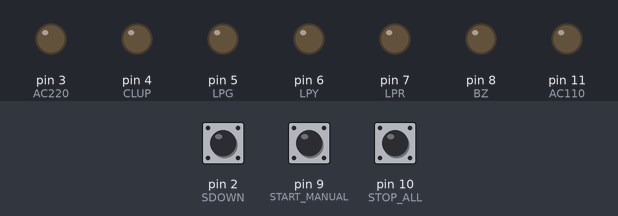
Simulated run of this sketch. Board: Arduino Uno, built with avr-gcc and run on an emulated ATmega328P. On the bench: output pins drawn as LEDs (lit = HIGH). Inputs (shaded band) come from the test bench; at power-on: pin 2 (SDOWN) HIGH, pin 9 (START_MANUAL) HIGH, pin 10 (STOP_ALL) HIGH. What the sketch prints to the serial monitor is not drawn.

Above: at 0.09 s.
At 1.2 s:
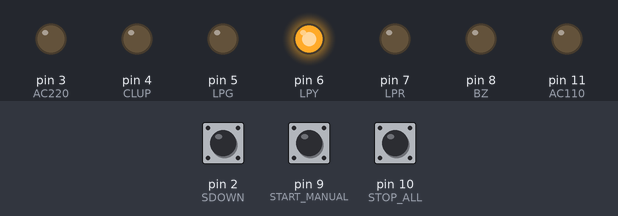
1.3 s: pin 2 (SDOWN) pulled LOW for 1 s
3.8 s: pin 9 (START_MANUAL) pulled LOW for 1 s
6.5 s: pin 10 (STOP_ALL) pulled LOW for 1 s
9.1 s: pin 2 (SDOWN) pulled LOW for 1 s
11.6 s: pin 9 (START_MANUAL) pulled LOW for 1 s
14.4 s: pin 10 (STOP_ALL) pulled LOW for 1 s
Timing chart, 0 to 17.4 s (numbered marks = the images above; inputs shaded):
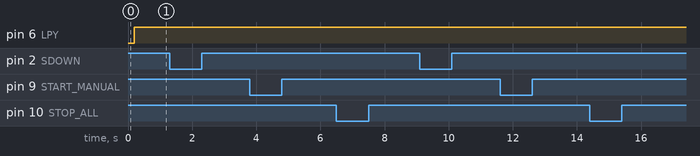

Measured:
- after the input at 1.3 s, every drawn part: stays the same
- after the input at 3.8 s, every drawn part: stays the same
- after the input at 6.5 s, every drawn part: stays the same
- after the input at 9.1 s, every drawn part: stays the same
- after the input at 11.6 s, every drawn part: stays the same
- after the input at 14.4 s, every drawn part: stays the same

The sketch:

SystemIO.ino
```cpp
#include "io_pin.h"

void setup() {
  SetSystemIOPinMode();
}

void loop() {
  // Sample inputs (debounced), send on change, and periodically re-send (polling flag).
  CollectInput();
}

// Parse incoming CMD_OUTPUT frames: fixed 6 bytes [STX OPCODE KEY VALUE CRC ETX].
// Reads one contiguous burst (bounded inter-byte wait), scans it, applies + ACKs each valid output frame.
void serialEvent() {
  uint8_t buf[64];
  int len = 0;
  while (len < (int)sizeof(buf)) {
    if (Serial.available()) {
      buf[len++] = Serial.read();
    } else {
      delayMicroseconds(1500);          // wait ~1.4 byte-times (9600 baud) for the next byte
      if (!Serial.available()) break;   // inter-byte gap -> end of burst
    }
  }
  if (len < 6) return;

  for (int i = 0; i + 5 < len; i++) {
    if (buf[i] != STX) continue;
    int end = i + 5;                     // ETX index
    if (buf[end] != ETX) continue;
    uint8_t crc = (uint8_t)(buf[i] ^ buf[i + 1] ^ buf[i + 2] ^ buf[i + 3]);
    if (crc != buf[i + 4]) continue;     // bad CRC -> ignore
    if (buf[i + 1] == CMD_OUTPUT) handleOutput(buf[i + 2], buf[i + 3]);
    i = end;                             // continue scanning after this frame
  }
}
```

io_pin.h
```cpp
#define SDOWN 2         // sensor bottom level aka start signal
#define AC220 3         // A site 220V power
#define AC110 11        // A site 110V power
#define START_MANUAL 9  // Button for manual only
#define STOP_ALL 10     // Button for both manual and auto
#define CLUP 4          // Cilynder Up control aka reset
#define LPY 6           // Tower lamp yellow
#define LPG 5           // Tower lamp green
#define LPR 7           // Tower lamp red
#define BZ 8            // Tower lamp buzzer

// ================= System-board protocol (v2) - MUST match SystemComunication.cs on the PC =================
// Fixed 6-byte frame, ONE signal each:  [STX][OPCODE][KEY][VALUE][CRC][ETX]
//   STX = 0x02, ETX = 0x03
//   CRC = XOR of STX ^ OPCODE ^ KEY ^ VALUE
// Bad CRC / bounds -> PC drops the frame and logs (CRC NG).
#define STX 0x02
#define ETX 0x03
#define CMD_INPUT 0x49   // board -> PC : one input state, on change (+ optional periodic re-send)
#define CMD_OUTPUT 0x4F  // PC -> board : one output to write
#define CMD_ACK 0x41     // board -> PC : reply to a CMD_OUTPUT - ONLY ever sent from handleOutput()
#define CMD_VAL 0x53     // board -> PC : the level a pin was actually driven to - sent by writeOutput()

// Input keys (board -> PC). This board only reports SS_DOWN + the two buttons; the rest are reserved on the PC.
#define KEY_SS_DOWN 0x01
#define KEY_BTN_START 0x03
#define KEY_BTN_STOP 0x04
// Output keys (PC -> board).
#define KEY_CLUP 0x01  // MainUP / cylinder up (reset)
#define KEY_AC110 0x02
#define KEY_AC220 0x03
#define KEY_LPR 0x04
#define KEY_LPY 0x05
#define KEY_LPG 0x06
#define KEY_BZ 0x07

// Optional periodic re-send ("polling flag"): re-send every input (one frame each) every POLLING_INTERVAL_MS
// as a heartbeat / re-sync / connect-liveness signal, on top of the on-change sends. 0 = pure on-change.
#define POLLING_ENABLED 1
#define POLLING_INTERVAL_MS 1000

void SetSystemIOPinMode() {
  Serial.begin(9600);
  pinMode(SDOWN, INPUT_PULLUP);
  pinMode(START_MANUAL, INPUT_PULLUP);
  pinMode(STOP_ALL, INPUT_PULLUP);

  pinMode(LPG, OUTPUT);
  pinMode(LPY, OUTPUT);
  pinMode(LPR, OUTPUT);
  pinMode(BZ, OUTPUT);

  pinMode(AC110, OUTPUT);
  pinMode(AC220, OUTPUT);
  pinMode(CLUP, OUTPUT);
}

// ============================================================
// TIME-BASED INPUT GLITCH FILTER (unchanged DebounceChanged)
// Each input is sampled at most once per INPUT_SAMPLE_INTERVAL_MS and a change is accepted only after
// INPUT_STABLE_COUNT consecutive stable samples -> real settle time ~= 100 ms, independent of loop() speed.
// Non-blocking (millis(), no delay()).
// ============================================================
#define INPUT_SAMPLE_INTERVAL_MS 1  // take at most one sample per input per this many ms
#define INPUT_STABLE_COUNT 100      // consecutive stable samples required to accept a change (~100 ms)

struct DebouncedInput {
  uint8_t pin;
  uint8_t lastRaw;             // most recent raw read (0xFF forces a reset on the first call)
  uint16_t stableCount;        // consecutive stable samples with unchanged raw
  uint8_t state;               // accepted (debounced) state
  unsigned long lastSampleMs;  // millis() of the last time-gated sample
};

// Returns true once, on the sample where the accepted state changes; the new state is in di->state.
bool DebounceChanged(struct DebouncedInput* di) {
  unsigned long now = millis();
  if ((unsigned long)(now - di->lastSampleMs) < INPUT_SAMPLE_INTERVAL_MS) return false;  // not time to sample yet
  di->lastSampleMs = now;

  uint8_t raw = digitalRead(di->pin);
  if (raw != di->lastRaw) {  // raw just changed -> restart the stable counter, not accepted yet
    di->lastRaw = raw;
    di->stableCount = 0;
    return false;
  }
  if (di->stableCount < INPUT_STABLE_COUNT) di->stableCount++;
  if (di->stableCount >= INPUT_STABLE_COUNT && raw != di->state) {
    di->state = raw;  // stable long enough -> accept the change
    return true;
  }
  return false;
}

struct DebouncedInput inStartManual = { START_MANUAL, 0xFF, 0, 0, 0 };
struct DebouncedInput inStopAll = { STOP_ALL, 0xFF, 0, 0, 0 };
struct DebouncedInput inSDOWN = { SDOWN, 0xFF, 0, 0, 0 };

// ---- Fixed 6-byte frame TX: [STX OPCODE KEY VALUE CRC ETX] ----
void sendFrame(uint8_t opcode, uint8_t key, uint8_t val) {
  uint8_t crc = (uint8_t)(STX ^ opcode ^ key ^ val);
  uint8_t f[6] = { STX, opcode, key, val, crc, ETX };
  Serial.write(f, 6);
}

void sendInput(uint8_t key, uint8_t val) {
  sendFrame(CMD_INPUT, key, val);  // send once; a lost frame is recovered by the polling re-send
}

// ---- The ONLY way an output pin is ever driven ----
// Writes the pin and immediately reports the level it was actually driven to. Every output write in this
// firmware goes through here - PC-requested or interlock - so the PC's cached view can never go stale and
// nobody has to remember to report by hand. Never call digitalWrite() on an output pin directly.
void writeOutput(uint8_t key, uint8_t pin, uint8_t level) {
  digitalWrite(pin, level);
  sendFrame(CMD_VAL, key, level ? 1 : 0);
}

// ---- Input handlers (send only the input that changed) ----
void StartManualHandler() {
  if (DebounceChanged(&inStartManual)) sendInput(KEY_BTN_START, inStartManual.state ? 1 : 0);
}

void StopAllHandler() {
  if (DebounceChanged(&inStopAll)) sendInput(KEY_BTN_STOP, inStopAll.state ? 1 : 0);
}

void SDOWNHandler() {
  if (DebounceChanged(&inSDOWN)) {
    uint8_t s = inSDOWN.state;
    // Local interlock on the SDOWN edge (unchanged behaviour).
    // Both branches drive outputs on our own initiative, without the PC asking. writeOutput() reports each
    // one as CMD_VAL, so the PC's delta stays correct: without that a still-wanted LPG:1 / CLUP:1 would
    // look "unchanged" against a stale cached 1 and never be re-sent - dark green lamp, or a PASS that
    // never raises the cylinder. No CMD_ACK here: nobody asked, so there is nothing to acknowledge.
    if (s == HIGH) {
      writeOutput(KEY_LPR, LPR, LOW);
      writeOutput(KEY_LPY, LPY, HIGH);
      writeOutput(KEY_LPG, LPG, LOW);
    } else {
      writeOutput(KEY_AC110, AC110, LOW);
      writeOutput(KEY_AC220, AC220, LOW);
      writeOutput(KEY_CLUP,  CLUP,  LOW);
    }
    sendInput(KEY_SS_DOWN, s ? 1 : 0);
  }
}

// ---- Optional periodic re-send of every input, one frame each (polling flag) ----
// Sends the DEBOUNCED (glitch-filtered) state of each input - never a raw digitalRead - so a poll can never
// report a value mid-glitch. The inXxx.state fields are updated by DebounceChanged, which runs every loop via
// the handlers in CollectInput() just before this.
unsigned long lastPollMs = 0;
void PollingResend() {
#if POLLING_ENABLED
  unsigned long now = millis();
  if ((unsigned long)(now - lastPollMs) < POLLING_INTERVAL_MS) return;
  lastPollMs = now;
  // Only SDOWN is re-sent. It is a SUSTAINED signal, so a periodic re-send genuinely re-syncs it - and because
  // the poll frames are then all identical, the PC log collapses them into one "xN" line instead of scrolling.
  // The buttons are momentary events: a poll can't recover a press that was already released, so the on-change
  // send fully covers them and re-sending them here would only break up the log.
  sendFrame(CMD_INPUT, KEY_SS_DOWN, inSDOWN.state ? 1 : 0);
#endif
}

void CollectInput() {
  StartManualHandler();
  StopAllHandler();
  SDOWNHandler();
  PollingResend();
}

// ---- Output write (from PC): apply one output ----
// What actually reaches the pin is not always what was asked for: the SDOWN interlock forces CLUP/AC to LOW.
// writeOutput() reports the real level, so the refusal is visible to the PC without the ACK carrying it.
void applyOutput(uint8_t key, uint8_t val) {
  uint8_t on = val ? HIGH : LOW;
  switch (key) {
    // Interlock: CLUP / AC only while the filtered SDOWN (inSDOWN.state) is HIGH; otherwise forced LOW.
    case KEY_CLUP:  writeOutput(KEY_CLUP,  CLUP,  inSDOWN.state ? on : LOW); break;
    case KEY_AC110: writeOutput(KEY_AC110, AC110, inSDOWN.state ? on : LOW); break;
    case KEY_AC220: writeOutput(KEY_AC220, AC220, inSDOWN.state ? on : LOW); break;
    case KEY_LPR:   writeOutput(KEY_LPR, LPR, on); break;
    case KEY_LPY:   writeOutput(KEY_LPY, LPY, on); break;
    case KEY_LPG:   writeOutput(KEY_LPG, LPG, on); break;
    case KEY_BZ:    writeOutput(KEY_BZ,  BZ,  on); break;
    default: break;   // unknown key - nothing driven, nothing to report
  }
}

// ACK means only "your CMD_OUTPUT frame arrived here", so it echoes the value you asked for - it says nothing
// about what the pin did. The pin's real level is reported separately by writeOutput() as CMD_VAL, which is
// what the PC caches. Keeping the two apart is what lets the PC tell "frame lost" from "interlock refused".
void handleOutput(uint8_t key, uint8_t val) {
  applyOutput(key, val);
  sendFrame(CMD_ACK, key, val);
}
```
